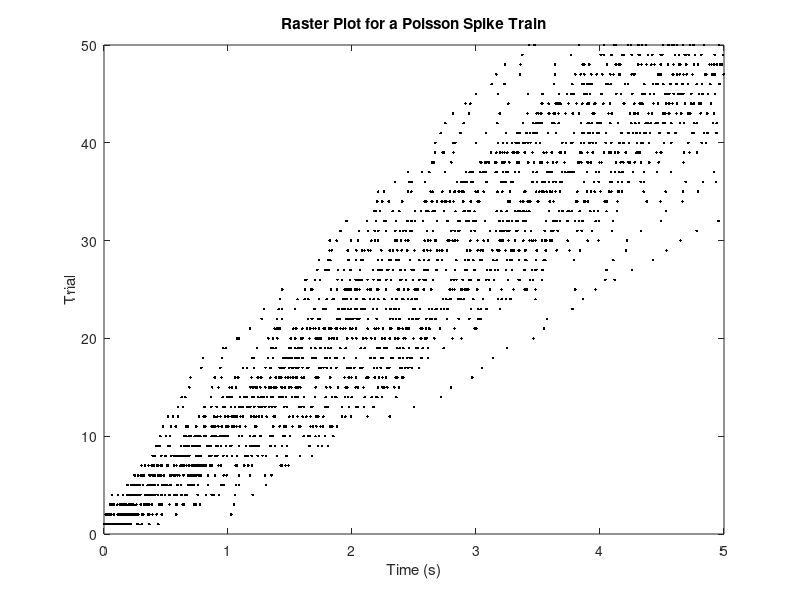
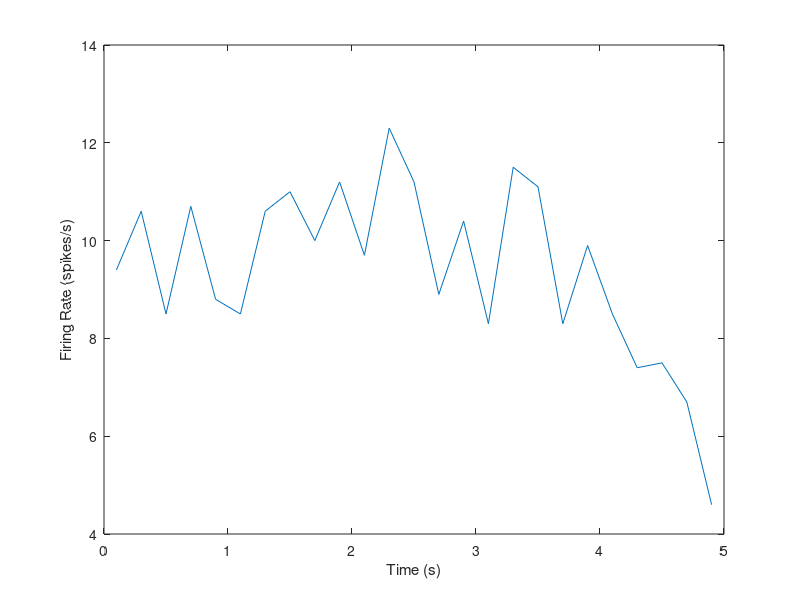
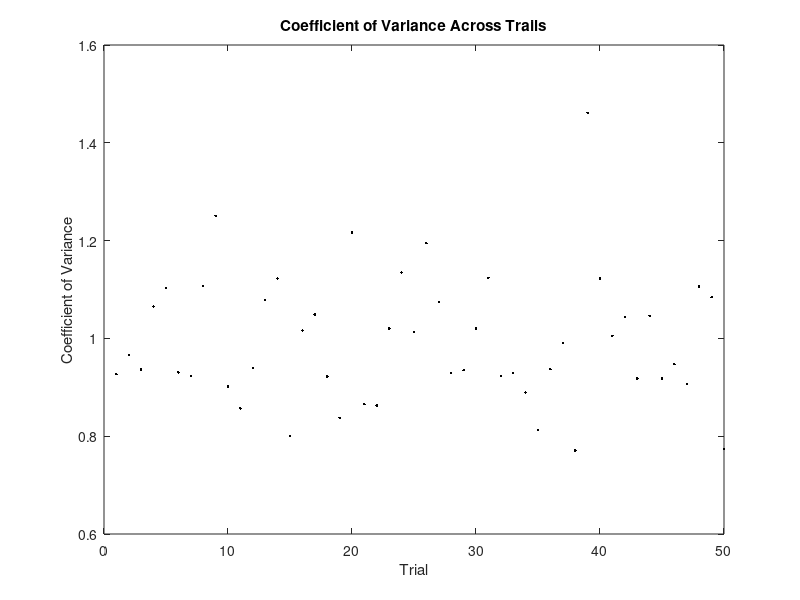

The MATLAB source for these figures, in order:
clc
clear

T = 5; % duration
r = 10; % spikes per second
N = 50; % trials

k = T*r; % Number of spikes within a trial
isi = NaN(1,k); % Interspike Intervals
spikes = NaN(k,N);
for i=1:N
    % Generate ISI for this train
    isi = -log(rand(k,1))/r;
    % Add to spike matrix
    spikes(:,i) = cumsum(isi);
end
% Filter this shit
spikes(spikes > T) = NaN;
figure(1);
plot(spikes,1:N,'.k');
ylabel('Trial');
xlabel('Time (s)');
title('Raster Plot for a Poisson Spike Train');

% Check firing rates
divisor = N*T;
avgF = length(spikes(~isnan(spikes))) / divisor;
fprintf('Average firing rate: %0.4f\n',avgF);

% Check firing rate per bin
step = 0.2;
binCount = T/step;
bins = zeros(1,binCount);
midpoints = zeros(1,binCount);
divisor = N*step;
for i=1:binCount
    min = (i-1)*0.2;
    max = i*0.2;
    midpoints(i) = 0.5*(min+max);
    bins(i) = length(spikes(~isnan(spikes) & spikes>=min & spikes <= max)) / divisor;
end
figure(2);
plot(midpoints,bins);
xlabel('Time (s)');
ylabel('Firing Rate (spikes/s)');
binM = mean(bins);
binV = var(bins);
binD = std(bins);
binVar = binD / binM;
fprintf('Mean of bins: %0.4f\nVariance of bins: %0.4f\nStd. Deviation of bins: %0.4f\nVariation of bins: %0.4f\n',binM,binV,binD,binVar);

% Compute the coefficient of variability
isi = NaN(k-1,N);
cv = zeros(1,N);
for i=1:N
    isi(:,i) = diff(spikes(:,i));
    v = isi(:,i);
    v = v(~isnan(v));
    cv(i) = std(v)/mean(v);
end
figure(3);
plot(1:N,cv,'.k');
ylabel('Coefficient of Variance');
xlabel('Trial');
title('Coefficient of Variance Across Trails');
fprintf('Mean CV: %0.4f\n',mean(cv));
hold off;

% Compute the Fano Factor
count = zeros(1,N);
for i=1:N
    v = spikes(:,i);
    count(i) = length(v(~isnan(v)));
end
gAvg = mean(count);
gVar = var(count);
ff = gVar / gAvg;
fprintf('Fano Factor: %0.4f\n',ff);